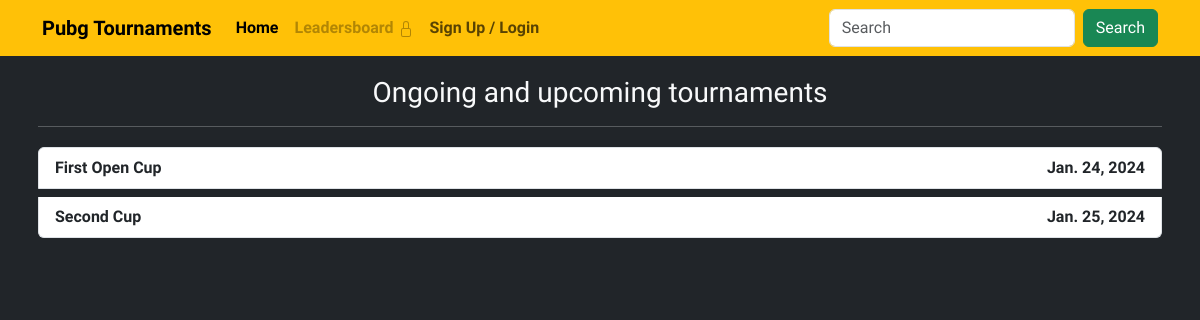
/tournaments, run on the app's committed database.
### base/models.py (models this page shows, shortened)
class Tournament(models.Model):
   WEAPON = {
       'M416':'M416',
       'M24':'M24'
   }
   SQUAD = {
       'Solo':'Solo',
       'Duo':'Duo',
       'Squad':'Squad'
   }
   id = models.UUIDField(primary_key=True, editable=False, default=uuid.uuid4)
   tournament_name = models.CharField(max_length=50)
   tournament_rules = models.TextField()
   participants = models.IntegerField()
   squad = models.CharField(max_length=30, choices=SQUAD)
   weapon = models.CharField(max_length=50, choices=WEAPON)
   started = models.BooleanField(blank=True,null=True)
   start_date = models.DateField(blank=True,null=True)
   end_date = models.DateField(blank=True,null=True)
   finished = models.BooleanField(blank=True,null=True)
   available = models.BooleanField()
   """""
   def save(self, *args, **kwargs):
       if self.end_date < date.today():
           self.finished = True
       else:
           self.finished = False
       super().save(*args, **kwargs)
   """""

### base/views.py (the view)
# urls.py: path('tournaments', views.tourlist, name='tourlist'),
def tourlist(request):
    tournaments = Tournament.objects.all().filter(finished=False)
    context = {'tournaments' : tournaments}
    return render(request, 'tournament/tourlist.html', context)

### templates/tournament/tourlist.html
{% extends 'base.html' %}
{% block content %}
<div class="container py-3 px-2 text-light">
<h3 class="text-center mt-1">Ongoing and upcoming tournaments</h3>
<hr>
{% if tournaments %}
<ul class="list-group">
{% for tournament in tournaments %}
<li class="list-group-item my-1"><a class="d-flex justify-content-between text-decoration-none text-dark" href="{% url 'tour_detail' tournament.pk %}"> <span> {{tournament.tournament_name}} </span> <span> {{tournament.start_date}}</span> </a> </li>
{% endfor %}
</ul>
{% else %}
<h4 class="text-center text-danger"> Unfortunately, Currently there is no any ongoing and upcoming tournaments.</h4>
{% endif %}
</div>
{% endblock content %}

### data on the page
Tournament: tournament_name "First Open Cup", start_date "Jan. 24, 2024"
Tournament: tournament_name "Second Cup", start_date "Jan. 25, 2024"
